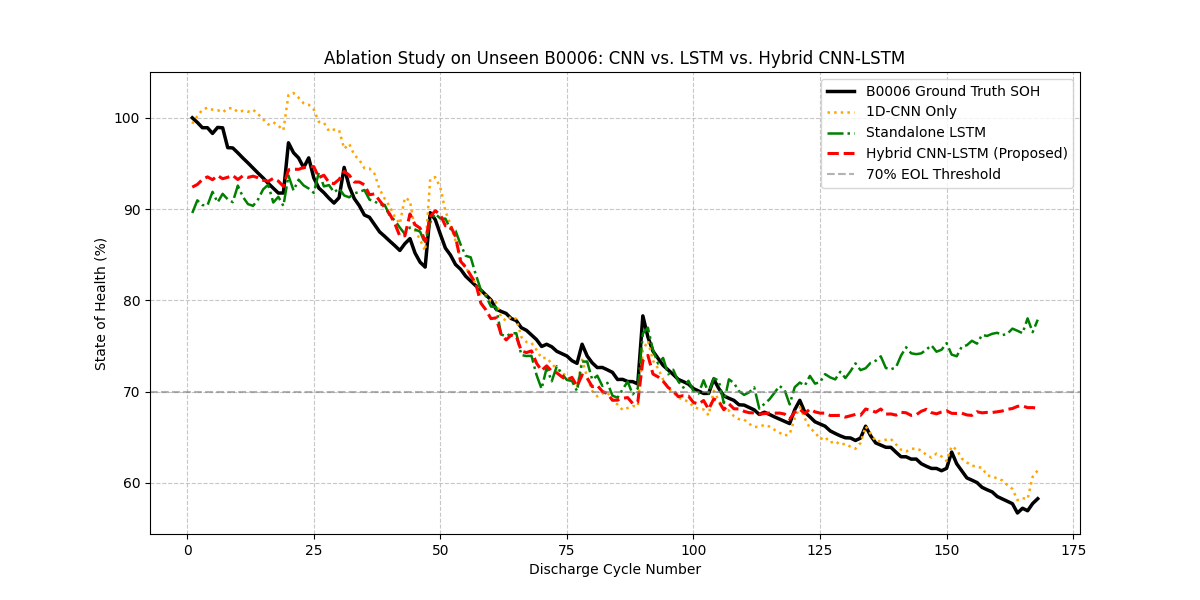

Write Python code to recreate this figure.
import os
import time
import numpy as np
import matplotlib.pyplot as plt
from scipy.io import loadmat
from scipy.interpolate import interp1d
from sklearn.preprocessing import MinMaxScaler
from sklearn.metrics import mean_squared_error, mean_absolute_error, r2_score
import tensorflow as tf
from tensorflow.keras.models import Sequential
from tensorflow.keras.layers import Conv1D, MaxPooling1D, Flatten, LSTM, Dense, Dropout

DATA_DIR = r"C:\Users\krish\.cache\kagglehub\datasets\ckskaggle\li-ion-battery-dataset-from-nasa-pcoe\versions\5\Battery_DataSet\Battery_DataSet"

def load_battery_normalized_soh(battery_id, fixed_length=200):
    file_path = os.path.join(DATA_DIR, f"{battery_id}.mat")
    cycles = loadmat(file_path)[battery_id][0][0]['cycle'][0]
    discharge_cycles = [c for c in cycles if c['type'][0] == 'discharge']
    capacities = np.array([c['data'][0][0]['Capacity'][0][0] for c in discharge_cycles])
    
    c0 = capacities[0]
    soh_series = capacities / c0
    
    X_list = []
    fixed_time = np.linspace(0, 1, fixed_length)
    for cycle in discharge_cycles:
        data = cycle['data'][0][0]
        time_steps = data['Time'][0]
        time_norm = (time_steps - time_steps[0]) / (time_steps[-1] - time_steps[0])
        
        v_interp = interp1d(time_norm, data['Voltage_measured'][0], kind='linear')(fixed_time)
        c_interp = interp1d(time_norm, data['Current_measured'][0], kind='linear')(fixed_time)
        t_interp = interp1d(time_norm, data['Temperature_measured'][0], kind='linear')(fixed_time)
        X_list.append(np.column_stack((v_interp, c_interp, t_interp)))
        
    return np.array(X_list), soh_series, capacities, c0

# 1. Load & Scale Data
train_ids = ['B0005', 'B0007', 'B0018']
X_train_list, y_train_list = [], []
for b_id in train_ids:
    X_b, soh_b, _, _ = load_battery_normalized_soh(b_id)
    X_train_list.append(X_b)
    y_train_list.append(soh_b)

X_train_raw = np.concatenate(X_train_list, axis=0)
y_train_soh = np.concatenate(y_train_list, axis=0)
X_test_raw, y_test_soh, y_test_cap, c0_b6 = load_battery_normalized_soh('B0006')

scaler_X = MinMaxScaler()
X_train_scaled = scaler_X.fit_transform(X_train_raw.reshape(-1, 3)).reshape(X_train_raw.shape)
X_test_scaled = scaler_X.transform(X_test_raw.reshape(-1, 3)).reshape(X_test_raw.shape)

# 2. Define the 3 Ablation Architectures
def build_cnn_only():
    return Sequential([
        Conv1D(64, kernel_size=3, activation='relu', input_shape=(200, 3)),
        MaxPooling1D(pool_size=2),
        Conv1D(32, kernel_size=3, activation='relu'),
        MaxPooling1D(pool_size=2),
        Flatten(),
        Dropout(0.2),
        Dense(32, activation='relu'),
        Dense(1, activation='linear')
    ])

def build_lstm_only():
    return Sequential([
        LSTM(64, activation='tanh', return_sequences=False, input_shape=(200, 3)),
        Dropout(0.2),
        Dense(32, activation='relu'),
        Dense(1, activation='linear')
    ])

def build_hybrid_cnn_lstm():
    return Sequential([
        Conv1D(64, kernel_size=3, activation='relu', input_shape=(200, 3)),
        MaxPooling1D(pool_size=2),
        Conv1D(32, kernel_size=3, activation='relu'),
        MaxPooling1D(pool_size=2),
        LSTM(64, activation='tanh', return_sequences=False),
        Dropout(0.2),
        Dense(32, activation='relu'),
        Dense(1, activation='linear')
    ])

models_dict = {
    "1D-CNN Only": build_cnn_only,
    "Standalone LSTM": build_lstm_only,
    "Hybrid CNN-LSTM": build_hybrid_cnn_lstm
}

def find_eol_cycle(series, threshold=0.70):
    below = np.where(series <= threshold)[0]
    return int(below[0] + 1) if len(below) > 0 else len(series)

actual_eol = find_eol_cycle(y_test_soh, 0.70)
results = {}

# 3. Train and Evaluate Each Architecture Under Identical Seeds & Hyperparameters
for name, builder in models_dict.items():
    np.random.seed(42)
    tf.random.set_seed(42)
    
    model = builder()
    model.compile(optimizer='adam', loss='mean_squared_error', metrics=['mae'])
    
    start_time = time.time()
    model.fit(
        X_train_scaled, y_train_soh,
        epochs=60,
        batch_size=16,
        validation_split=0.1,
        shuffle=True,
        verbose=0
    )
    train_time = time.time() - start_time
    
    y_pred_soh = model.predict(X_test_scaled, verbose=0).flatten()
    y_pred_cap = y_pred_soh * c0_b6
    
    soh_rmse = np.sqrt(mean_squared_error(y_test_soh, y_pred_soh)) * 100
    soh_mae = mean_absolute_error(y_test_soh, y_pred_soh) * 100
    cap_rmse = np.sqrt(mean_squared_error(y_test_cap, y_pred_cap))
    r2 = r2_score(y_test_soh, y_pred_soh)
    pred_eol = find_eol_cycle(y_pred_soh, 0.70)
    rul_err = abs(actual_eol - pred_eol)
    
    results[name] = {
        "pred_soh": y_pred_soh,
        "params": model.count_params(),
        "time": train_time,
        "soh_rmse": soh_rmse,
        "soh_mae": soh_mae,
        "cap_rmse": cap_rmse,
        "r2": r2,
        "rul_err": rul_err
    }

# 4. Print Formatted Comparison Table
print("\n" + "="*88)
print(f"{'Model Variant':<18} | {'Params':<8} | {'Time(s)':<7} | {'SOH RMSE':<9} | {'SOH MAE':<8} | {'R2':<7} | {'RUL Err':<8}")
print("="*88)
for name, r in results.items():
    print(f"{name:<18} | {r['params']:<8} | {r['time']:<7.2f} | {r['soh_rmse']:<8.2f}% | {r['soh_mae']:<7.2f}% | {r['r2']:<7.4f} | {r['rul_err']} cyc")
print("="*88)

# 5. Plot All 3 Predictions Against Ground Truth on Unseen B0006
cycles = np.arange(1, len(y_test_soh) + 1)
plt.figure(figsize=(12, 6))
plt.plot(cycles, y_test_soh * 100, label='B0006 Ground Truth SOH', color='black', linewidth=2.5)
plt.plot(cycles, results["1D-CNN Only"]["pred_soh"] * 100, label='1D-CNN Only', color='orange', linestyle=':', linewidth=1.8)
plt.plot(cycles, results["Standalone LSTM"]["pred_soh"] * 100, label='Standalone LSTM', color='green', linestyle='-.', linewidth=1.8)
plt.plot(cycles, results["Hybrid CNN-LSTM"]["pred_soh"] * 100, label='Hybrid CNN-LSTM (Proposed)', color='red', linestyle='--', linewidth=2.2)

plt.axhline(y=70.0, color='gray', linestyle='--', alpha=0.6, label='70% EOL Threshold')
plt.title('Ablation Study on Unseen B0006: CNN vs. LSTM vs. Hybrid CNN-LSTM')
plt.xlabel('Discharge Cycle Number')
plt.ylabel('State of Health (%)')
plt.legend()
plt.grid(True, linestyle='--', alpha=0.7)
plt.show()
